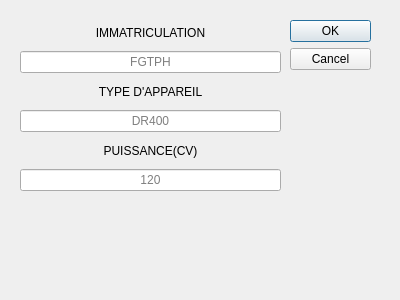
<?xml version="1.0" encoding="UTF-8"?>
<ui version="4.0">
 <class>insertDialogu</class>
 <widget class="QDialog" name="insertDialogu">
  <property name="geometry">
   <rect>
    <x>0</x>
    <y>0</y>
    <width>400</width>
    <height>300</height>
   </rect>
  </property>
  <property name="windowTitle">
   <string>Dialog</string>
  </property>
  <widget class="QDialogButtonBox" name="buttonBox">
   <property name="geometry">
    <rect>
     <x>290</x>
     <y>20</y>
     <width>81</width>
     <height>241</height>
    </rect>
   </property>
   <property name="orientation">
    <enum>Qt::Vertical</enum>
   </property>
   <property name="standardButtons">
    <set>QDialogButtonBox::Cancel|QDialogButtonBox::Ok</set>
   </property>
  </widget>
  <widget class="QWidget" name="verticalLayoutWidget">
   <property name="geometry">
    <rect>
     <x>20</x>
     <y>20</y>
     <width>261</width>
     <height>171</height>
    </rect>
   </property>
   <layout class="QVBoxLayout" name="verticalLayout">
    <item>
     <widget class="QLabel" name="label">
      <property name="layoutDirection">
       <enum>Qt::LeftToRight</enum>
      </property>
      <property name="autoFillBackground">
       <bool>true</bool>
      </property>
      <property name="text">
       <string>IMMATRICULATION</string>
      </property>
      <property name="alignment">
       <set>Qt::AlignCenter</set>
      </property>
     </widget>
    </item>
    <item>
     <widget class="QLineEdit" name="lineEdit">
      <property name="alignment">
       <set>Qt::AlignCenter</set>
      </property>
      <property name="placeholderText">
       <string>FGTPH</string>
      </property>
     </widget>
    </item>
    <item>
     <widget class="QLabel" name="label_2">
      <property name="text">
       <string>TYPE D'APPAREIL</string>
      </property>
      <property name="alignment">
       <set>Qt::AlignCenter</set>
      </property>
     </widget>
    </item>
    <item>
     <widget class="QLineEdit" name="lineEdit_2">
      <property name="text">
       <string/>
      </property>
      <property name="alignment">
       <set>Qt::AlignCenter</set>
      </property>
      <property name="placeholderText">
       <string>DR400</string>
      </property>
     </widget>
    </item>
    <item>
     <widget class="QLabel" name="label_3">
      <property name="text">
       <string>PUISSANCE(CV)</string>
      </property>
      <property name="alignment">
       <set>Qt::AlignCenter</set>
      </property>
     </widget>
    </item>
    <item>
     <widget class="QLineEdit" name="lineEdit_3">
      <property name="alignment">
       <set>Qt::AlignCenter</set>
      </property>
      <property name="placeholderText">
       <string>120</string>
      </property>
     </widget>
    </item>
   </layout>
  </widget>
 </widget>
 <resources/>
 <connections>
  <connection>
   <sender>buttonBox</sender>
   <signal>accepted()</signal>
   <receiver>insertDialogu</receiver>
   <slot>accept()</slot>
   <hints>
    <hint type="sourcelabel">
     <x>248</x>
     <y>254</y>
    </hint>
    <hint type="destinationlabel">
     <x>157</x>
     <y>274</y>
    </hint>
   </hints>
  </connection>
  <connection>
   <sender>buttonBox</sender>
   <signal>rejected()</signal>
   <receiver>insertDialogu</receiver>
   <slot>reject()</slot>
   <hints>
    <hint type="sourcelabel">
     <x>316</x>
     <y>260</y>
    </hint>
    <hint type="destinationlabel">
     <x>286</x>
     <y>274</y>
    </hint>
   </hints>
  </connection>
 </connections>
</ui>
